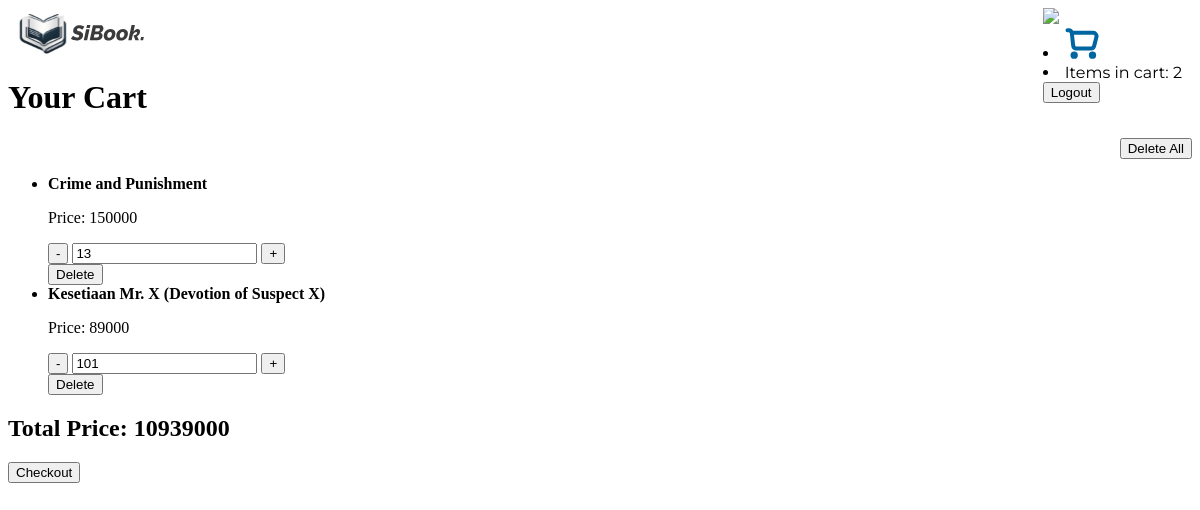
Before: /cart/ (signed in) with the older database file.
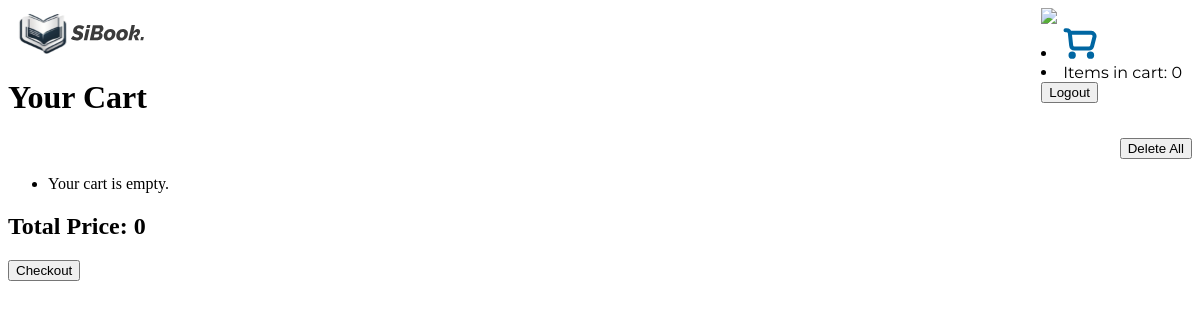
After: the same page with the newer database file.
### bookcommerce/models.py (models this page shows, shortened)
class Customer(AbstractUser):
    email = models.EmailField(max_length=100, unique=True)
    address = models.OneToOneField(Address, on_delete=models.SET_NULL, null=True, blank=True, db_constraint=False)
    groups = models.ManyToManyField('auth.Group', related_name='customers')
    user_permissions = models.ManyToManyField('auth.Permission', related_name='customers')

class Cart(models.Model):
    customer = models.OneToOneField(Customer, on_delete=models.CASCADE)
    books = models.ManyToManyField(Book, through='CartItem')

class CartItem(models.Model):
    cart = models.ForeignKey(Cart, related_name='items', on_delete=models.CASCADE)
    book = models.ForeignKey(Book, on_delete=models.CASCADE)
    quantity = models.PositiveIntegerField(default=1)

class Book(models.Model):
	title = models.CharField(max_length=150)
	cover_img = models.ImageField(upload_to='uploads/books/')
	description = models.TextField()
	author = models.ForeignKey(Author, on_delete=models.CASCADE, default=1)
	series = models.ForeignKey(Series, on_delete=models.CASCADE, default=1)
	stock = models.IntegerField(default=0)
	price = models.IntegerField(default=0)
	isbn = models.CharField(max_length=13, unique=True, null=True)
	category = models.CharField(max_length=100, null=True)
	genres = models.ManyToManyField(Genre)
	language = models.CharField(max_length=100, null=True)
	cover_type = models.CharField(max_length=20, null=True)
	pages = models.IntegerField(default=0)
	publisher = models.CharField(max_length=100, null=True)
	publish_date = models.DateField(null=True)
	weight = models.DecimalField(max_digits=5, decimal_places=2, default=0)
	length = models.DecimalField(max_digits=5, decimal_places=2, default=0)
	width = models.DecimalField(max_digits=5, decimal_places=2, default=0)

### bookcommerce/views.py (the view)
# urls.py: path('cart/', cart_detail, name='cart_detail'),
@login_required
def cart_detail(request):
    cart, created = Cart.objects.get_or_create(customer=request.user)
    cart_items = CartItem.objects.filter(cart=cart)
    total_price = sum(item.book.price * item.quantity for item in cart_items)
    return render(request, 'bookcommerce/cart_detail.html', {
        'cart': cart,
        'cart_items': cart_items,
        'total_price': total_price
    })

### bookcommerce/templates/bookcommerce/cart_detail.html (shortened to what this page needs)
{% extends "bookcommerce/base.html" %}
{% block content %}
    <h1>Your Cart</h1>
    <div style="text-align: right;">
        <form action="{% url 'delete_all_cart_items' %}" method="POST">
            <button type="submit">Delete All</button>
        </form>
    </div>
    <ul>
        {% for item in cart_items %}
            <li>
                <b>{{ item.book.title }}</b>
                <p>Price: {{ item.book.price }}</p>
                <form action="{% url 'update_cart_item' item.id %}" method="POST">
                    <button type="submit" name="action" value="decrease">-</button>
                    <input type="number" name="quantity" value="{{ item.quantity }}" min="1">
                    <button type="submit" name="action" value="increase">+</button>
                </form>
                <form action="{% url 'delete_cart_item' item.id %}" method="POST">
                    <button type="submit">Delete</button>
                </form>
            </li>
        {% empty %}
            <li>Your cart is empty.</li>
        {% endfor %}
    </ul>
    <h2>Total Price: {{ total_price }}</h2>
    <form action="#" method="POST">
        <button type="submit">Checkout</button>
    </form>
{% endblock content %}

### bookcommerce/templates/bookcommerce/base.html (shortened to what this page needs)
{% load static %}
<!DOCTYPE html>
<html lang="en">
<head>
    <link rel="stylesheet" href="{% static 'bookcommerce/base.css' %}">
</head>
<body>
    <nav>
        <div class="navbarleft">
            <a class="logo" href="{% url 'home' %}"><img src="{% static '/bookcommerce/assets/logo_horizontal.svg' %}" alt="logo"></a>
        </div>
        <div class="navbarright">
            {% if user.is_authenticated %}
                <div class="profilepic">
                    <img src="#">
                </div>
                <div class="orders">
                    <li><a href="{% url 'cart_detail' %}"><img src="{% static '/bookcommerce/assets/cart_biru.svg' %}" alt="cart"></a></li>
                    <li>Items in cart: {{ request.user.cart.items.count }}</li>
                </div>
                <form action="{% url 'logout' %}" method="POST">
                  <button type="submit">Logout</button>
                </form>
            {% else %}
                <div class="loginregister">
                    <a href="{% url 'login' %}">Login</a>
                    <a href="{% url 'register' %}">Register</a>
                </div>
            {% endif %}
        </div>
    </nav>
    <div class="container">
        {% block content %} {% endblock %}
    </div>
</body>
</html>

Changed rows visible on the page:
removed CartItem: book "Crime and Punishment", book.price "150000", quantity "13"
removed CartItem: book "Kesetiaan Mr. X (Devotion of Suspect X)", book.price "89000", quantity "101"
changed Customer: user.cart.items.count "2" → "0"
Other visible differences:
{{ total_price }}: "10939000" → "0"
text now shown: "Your cart is empty."
